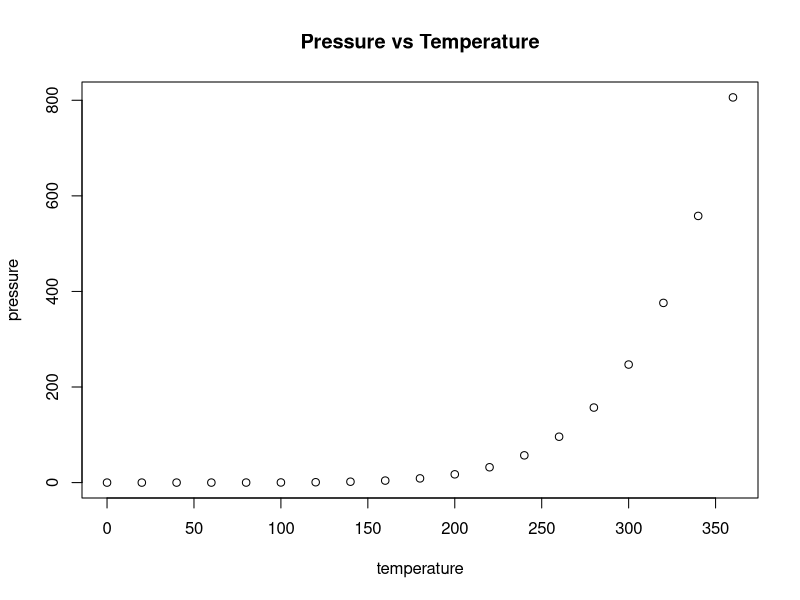

R code for this plot:
## ---- chunk 1
knitr::opts_chunk$set(echo = TRUE)
## ---- chunk 2
summary(cars)
## ---- chunk 3
plot(pressure, main = "Pressure vs Temperature")
